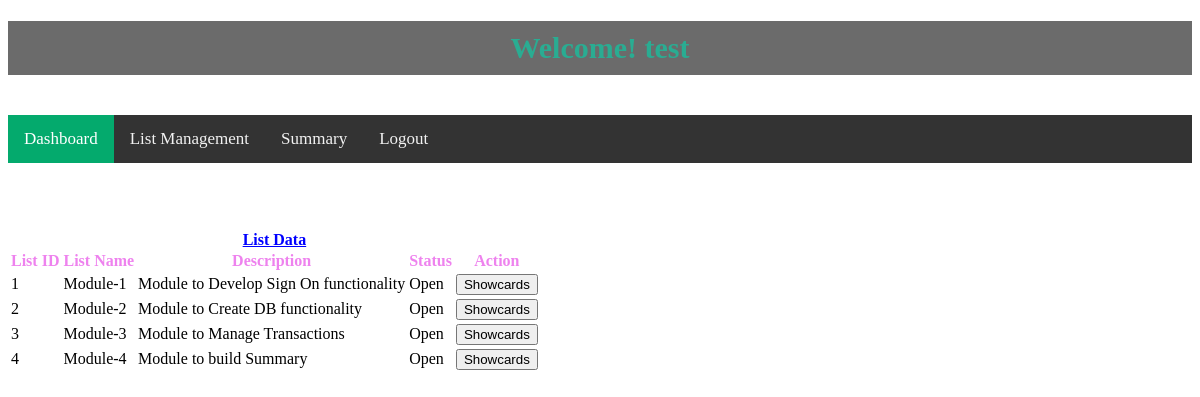
/about (signed in), run on the app's committed database.
### tables this page shows
CREATE TABLE "Lists" (
"listid"integer,
"listname"varchar(10) NOT NULL UNIQUE,
"description"TEXT,
"status"varchar(10) NOT NULL,
PRIMARY KEY("listid" AUTOINCREMENT)
);

### app.py (the view)
@app.route('/about')
def about():
    lst=[]
    lst=displaylist()
    return render_template('about.html',list=lst)

### app.py (called while the page is built)
def displaylist():
    return getQueryResults("select * from Lists")

def DBConnection(dbName):
    return sqlite3.connect(dbName)

def getQueryResults(query):
    resultSet=[]
    conn=DBConnection(dbName)
    c=conn.cursor()
    c.execute(query)
    resultSet.extend(c.fetchall())
    DBClose(conn)
    return resultSet

def DBClose(conn):
    conn.close()

### templates/about.html (shortened to what this page needs)
<!DOCTYPE html>
<html lang="en">
<head>
</head>
<body>
    <p><h1><header><marquee>Welcome!&nbsp{{session.username}}</marquee></header></h1><br>
        <div class="topnav">
            <a class="active">Dashboard</a>
            <a href="/addlist">List Management</a>
            <a href="/summary">Summary</a>
            <a href="/" >Logout</a>
        </div>
    </p>
    <form>
      <table>
          <br><br>
          <p><caption><b><u style="color:Blue;">List Data</u></b></caption></p>
              <tr>
                  <th style="color:violet;">List ID     </th>
                  <th style="color:violet;">List Name   </th>
                  <th style="color:violet;">Description </th>
                  <th style="color:violet;">Status      </th>
                  <th style="color:violet;">Action      </th>
              </tr>
              {% for lst in list %}
                  <tr>
                      <td>{{lst[0]}}</td>
                      <td>{{lst[1]}}</td>
                      <td>{{lst[2]}}</td>
                      <td>{{lst[3]}}</td>
                      <td><form action="/showcards" method="GET">
                        <button type="submit" style="margin: auto;" name="modlist" value="Modify">Showcards</button>
                    </form></td>
                    </tr>
    {% endfor %}
    </table>
    </form>
</body>
</html>

### templates/about.html (style rules this page uses)
header { padding: 10px; text-align: center; background: #6b6b6b; color: #2aac92; font-size: 30px; }
.topnav { background-color: #333; overflow: hidden; }
.topnav a { float: left; color: #f2f2f2; text-align: center; padding: 14px 16px; text-decoration: none; font-size: 17px; }
.topnav a.active { background-color: #04AA6D; color: white; }

### data on the page
Lists: listid "1", listname "Module-1", description "Module to Develop Sign On functionality", status "Open"
Lists: listid "2", listname "Module-2", description "Module to Create DB functionality", status "Open"
Lists: listid "3", listname "Module-3", description "Module to Manage Transactions", status "Open"
Lists: listid "4", listname "Module-4", description "Module to build Summary", status "Open"

### other printed values
{{ session.username }} "test"
